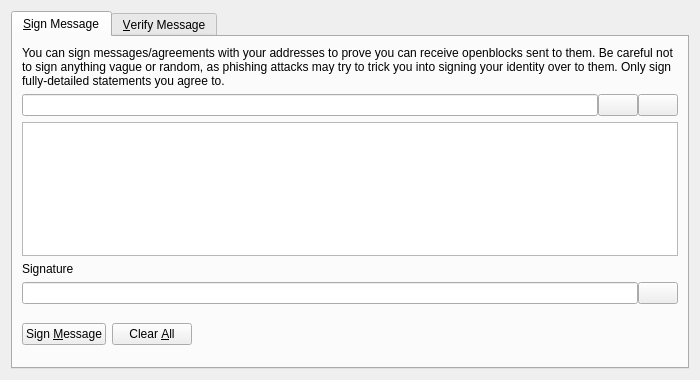
<?xml version="1.0" encoding="UTF-8"?>
<ui version="4.0">
 <class>SignVerifyMessageDialog</class>
 <widget class="QDialog" name="SignVerifyMessageDialog">
  <property name="geometry">
   <rect>
    <x>0</x>
    <y>0</y>
    <width>700</width>
    <height>380</height>
   </rect>
  </property>
  <property name="windowTitle">
   <string>Signatures - Sign / Verify a Message</string>
  </property>
  <property name="modal">
   <bool>true</bool>
  </property>
  <layout class="QVBoxLayout" name="verticalLayout">
   <item>
    <widget class="QTabWidget" name="tabWidget">
     <property name="currentIndex">
      <number>0</number>
     </property>
     <widget class="QWidget" name="tabSignMessage">
      <attribute name="title">
       <string>&amp;Sign Message</string>
      </attribute>
      <layout class="QVBoxLayout" name="verticalLayout_SM">
       <item>
        <widget class="QLabel" name="infoLabel_SM">
         <property name="text">
          <string>You can sign messages/agreements with your addresses to prove you can receive openblocks sent to them. Be careful not to sign anything vague or random, as phishing attacks may try to trick you into signing your identity over to them. Only sign fully-detailed statements you agree to.</string>
         </property>
         <property name="textFormat">
          <enum>Qt::PlainText</enum>
         </property>
         <property name="wordWrap">
          <bool>true</bool>
         </property>
        </widget>
       </item>
       <item>
        <layout class="QHBoxLayout" name="horizontalLayout_1_SM">
         <property name="spacing">
          <number>0</number>
         </property>
         <item>
          <widget class="QValidatedLineEdit" name="addressIn_SM">
           <property name="toolTip">
            <string>The OpenBlock address to sign the message with</string>
           </property>
          </widget>
         </item>
         <item>
          <widget class="QPushButton" name="addressBookButton_SM">
           <property name="toolTip">
            <string>Choose previously used address</string>
           </property>
           <property name="text">
            <string/>
           </property>
           <property name="icon">
            <iconset resource="../bitcoin.qrc">
             <normaloff>:/icons/address-book</normaloff>:/icons/address-book</iconset>
           </property>
           <property name="shortcut">
            <string>Alt+A</string>
           </property>
           <property name="autoDefault">
            <bool>false</bool>
           </property>
          </widget>
         </item>
         <item>
          <widget class="QPushButton" name="pasteButton_SM">
           <property name="toolTip">
            <string>Paste address from clipboard</string>
           </property>
           <property name="text">
            <string/>
           </property>
           <property name="icon">
            <iconset resource="../bitcoin.qrc">
             <normaloff>:/icons/editpaste</normaloff>:/icons/editpaste</iconset>
           </property>
           <property name="shortcut">
            <string>Alt+P</string>
           </property>
           <property name="autoDefault">
            <bool>false</bool>
           </property>
          </widget>
         </item>
        </layout>
       </item>
       <item>
        <widget class="QPlainTextEdit" name="messageIn_SM">
         <property name="toolTip">
          <string>Enter the message you want to sign here</string>
         </property>
        </widget>
       </item>
       <item>
        <widget class="QLabel" name="signatureLabel_SM">
         <property name="text">
          <string>Signature</string>
         </property>
         <property name="textFormat">
          <enum>Qt::PlainText</enum>
         </property>
        </widget>
       </item>
       <item>
        <layout class="QHBoxLayout" name="horizontalLayout_2_SM">
         <property name="spacing">
          <number>0</number>
         </property>
         <item>
          <widget class="QLineEdit" name="signatureOut_SM">
           <property name="font">
            <font>
             <italic>true</italic>
            </font>
           </property>
           <property name="readOnly">
            <bool>true</bool>
           </property>
          </widget>
         </item>
         <item>
          <widget class="QPushButton" name="copySignatureButton_SM">
           <property name="toolTip">
            <string>Copy the current signature to the system clipboard</string>
           </property>
           <property name="text">
            <string/>
           </property>
           <property name="icon">
            <iconset resource="../bitcoin.qrc">
             <normaloff>:/icons/editcopy</normaloff>:/icons/editcopy</iconset>
           </property>
           <property name="autoDefault">
            <bool>false</bool>
           </property>
          </widget>
         </item>
        </layout>
       </item>
       <item>
        <layout class="QHBoxLayout" name="horizontalLayout_3_SM">
         <item>
          <widget class="QPushButton" name="signMessageButton_SM">
           <property name="toolTip">
            <string>Sign the message to prove you own this OpenBlock address</string>
           </property>
           <property name="text">
            <string>Sign &amp;Message</string>
           </property>
           <property name="icon">
            <iconset resource="../bitcoin.qrc">
             <normaloff>:/icons/edit</normaloff>:/icons/edit</iconset>
           </property>
           <property name="autoDefault">
            <bool>false</bool>
           </property>
          </widget>
         </item>
         <item>
          <widget class="QPushButton" name="clearButton_SM">
           <property name="toolTip">
            <string>Reset all sign message fields</string>
           </property>
           <property name="text">
            <string>Clear &amp;All</string>
           </property>
           <property name="icon">
            <iconset resource="../bitcoin.qrc">
             <normaloff>:/icons/remove</normaloff>:/icons/remove</iconset>
           </property>
           <property name="autoDefault">
            <bool>false</bool>
           </property>
          </widget>
         </item>
         <item>
          <spacer name="horizontalSpacer_1_SM">
           <property name="orientation">
            <enum>Qt::Horizontal</enum>
           </property>
           <property name="sizeHint" stdset="0">
            <size>
             <width>40</width>
             <height>48</height>
            </size>
           </property>
          </spacer>
         </item>
         <item>
          <widget class="QLabel" name="statusLabel_SM">
           <property name="font">
            <font>
             <weight>75</weight>
             <bold>true</bold>
            </font>
           </property>
           <property name="text">
            <string/>
           </property>
           <property name="wordWrap">
            <bool>true</bool>
           </property>
          </widget>
         </item>
         <item>
          <spacer name="horizontalSpacer_2_SM">
           <property name="orientation">
            <enum>Qt::Horizontal</enum>
           </property>
           <property name="sizeHint" stdset="0">
            <size>
             <width>40</width>
             <height>48</height>
            </size>
           </property>
          </spacer>
         </item>
        </layout>
       </item>
      </layout>
     </widget>
     <widget class="QWidget" name="tabVerifyMessage">
      <attribute name="title">
       <string>&amp;Verify Message</string>
      </attribute>
      <layout class="QVBoxLayout" name="verticalLayout_VM">
       <item>
        <widget class="QLabel" name="infoLabel_VM">
         <property name="text">
          <string>Enter the receiver's address, message (ensure you copy line breaks, spaces, tabs, etc. exactly) and signature below to verify the message. Be careful not to read more into the signature than what is in the signed message itself, to avoid being tricked by a man-in-the-middle attack. Note that this only proves the signing party receives with the address, it cannot prove sendership of any transaction!</string>
         </property>
         <property name="textFormat">
          <enum>Qt::PlainText</enum>
         </property>
         <property name="alignment">
          <set>Qt::AlignLeading|Qt::AlignLeft|Qt::AlignTop</set>
         </property>
         <property name="wordWrap">
          <bool>true</bool>
         </property>
        </widget>
       </item>
       <item>
        <layout class="QHBoxLayout" name="horizontalLayout_1_VM">
         <property name="spacing">
          <number>0</number>
         </property>
         <item>
          <widget class="QValidatedLineEdit" name="addressIn_VM">
           <property name="toolTip">
            <string>The OpenBlock address the message was signed with</string>
           </property>
          </widget>
         </item>
         <item>
          <widget class="QPushButton" name="addressBookButton_VM">
           <property name="toolTip">
            <string>Choose previously used address</string>
           </property>
           <property name="text">
            <string/>
           </property>
           <property name="icon">
            <iconset resource="../bitcoin.qrc">
             <normaloff>:/icons/address-book</normaloff>:/icons/address-book</iconset>
           </property>
           <property name="shortcut">
            <string>Alt+A</string>
           </property>
           <property name="autoDefault">
            <bool>false</bool>
           </property>
          </widget>
         </item>
        </layout>
       </item>
       <item>
        <widget class="QPlainTextEdit" name="messageIn_VM"/>
       </item>
       <item>
        <widget class="QValidatedLineEdit" name="signatureIn_VM"/>
       </item>
       <item>
        <layout class="QHBoxLayout" name="horizontalLayout_2_VM">
         <item>
          <widget class="QPushButton" name="verifyMessageButton_VM">
           <property name="toolTip">
            <string>Verify the message to ensure it was signed with the specified OpenBlock address</string>
           </property>
           <property name="text">
            <string>Verify &amp;Message</string>
           </property>
           <property name="icon">
            <iconset resource="../bitcoin.qrc">
             <normaloff>:/icons/transaction_0</normaloff>:/icons/transaction_0</iconset>
           </property>
           <property name="autoDefault">
            <bool>false</bool>
           </property>
          </widget>
         </item>
         <item>
          <widget class="QPushButton" name="clearButton_VM">
           <property name="toolTip">
            <string>Reset all verify message fields</string>
           </property>
           <property name="text">
            <string>Clear &amp;All</string>
           </property>
           <property name="icon">
            <iconset resource="../bitcoin.qrc">
             <normaloff>:/icons/remove</normaloff>:/icons/remove</iconset>
           </property>
           <property name="autoDefault">
            <bool>false</bool>
           </property>
          </widget>
         </item>
         <item>
          <spacer name="horizontalSpacer_1_VM">
           <property name="orientation">
            <enum>Qt::Horizontal</enum>
           </property>
           <property name="sizeHint" stdset="0">
            <size>
             <width>40</width>
             <height>48</height>
            </size>
           </property>
          </spacer>
         </item>
         <item>
          <widget class="QLabel" name="statusLabel_VM">
           <property name="font">
            <font>
             <weight>75</weight>
             <bold>true</bold>
            </font>
           </property>
           <property name="text">
            <string/>
           </property>
           <property name="wordWrap">
            <bool>true</bool>
           </property>
          </widget>
         </item>
         <item>
          <spacer name="horizontalSpacer_2_VM">
           <property name="orientation">
            <enum>Qt::Horizontal</enum>
           </property>
           <property name="sizeHint" stdset="0">
            <size>
             <width>40</width>
             <height>48</height>
            </size>
           </property>
          </spacer>
         </item>
        </layout>
       </item>
      </layout>
     </widget>
    </widget>
   </item>
  </layout>
 </widget>
 <customwidgets>
  <customwidget>
   <class>QValidatedLineEdit</class>
   <extends>QLineEdit</extends>
   <header>qvalidatedlineedit.h</header>
  </customwidget>
 </customwidgets>
 <resources>
  <include location="../bitcoin.qrc"/>
 </resources>
 <connections/>
</ui>
